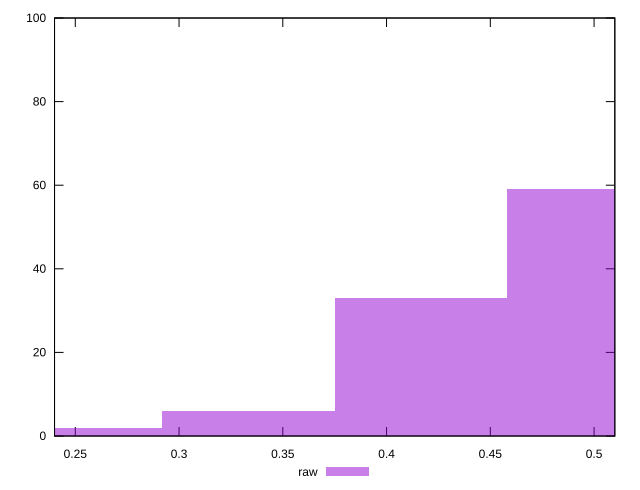

The gnuplot source for this figure:
reset

$raw <<EOF
0.24995488755975195 2
0.3332731834130026 6
0.4165914792662533 33
0.4999097751195039 59
EOF

set key outside below
set boxwidth 0.08331829585325065
set xrange [0.24:0.51]
set yrange [0:100]
set trange [0:100]
set style fill transparent solid 0.5 noborder
set terminal svg size 640, 490 enhanced background rgb 'white'
set output "report_00017_2021-02-10T15-08-03.406Z/meta/score/samples/pages+cached/raw/histogram.svg"

plot $raw title "raw" with boxes

reset
